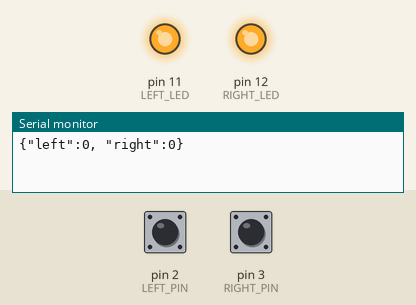
The sketch below on a simulated Arduino Uno, built with avr-gcc and run on an emulated ATmega328P. Shown: output pins drawn as LEDs (lit = HIGH), the last lines printed to the serial monitor. The test bench sets the inputs (shaded band); at power-on: pin 2 (LEFT_PIN) HIGH, pin 3 (RIGHT_PIN) HIGH.

Above: at 1.2 s.
1.3 s: pin 2 (LEFT_PIN) pulled LOW for 0.15 s
At 2.7 s:
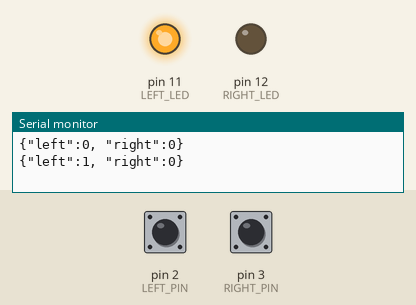
3.5 s: pin 3 (RIGHT_PIN) pulled LOW for 0.15 s
At 4.3 s:
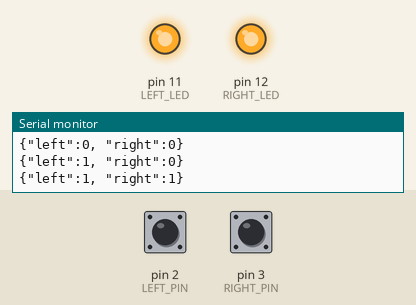
5.5 s: pin 3 (RIGHT_PIN) pulled LOW for 1 s
At 7.0 s:
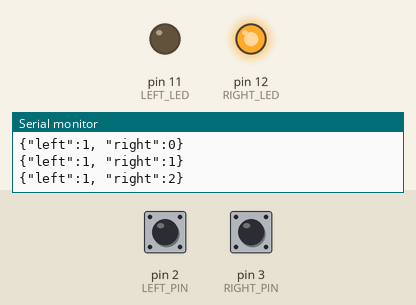
8.0 s: pin 2 (LEFT_PIN) pulled LOW for 1 s
At 8.5 s:
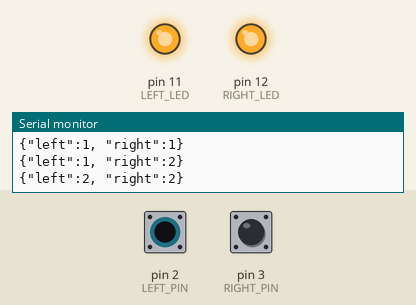
Timing chart, 0 to 11.0 s (numbered marks = the images above; inputs shaded):
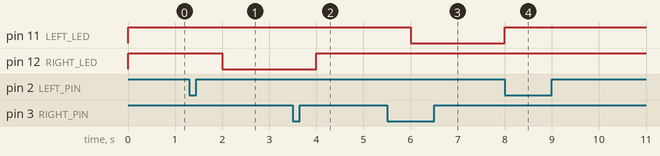

Measured:
- after the input at 1.3 s, pin 12 (RIGHT_LED): HIGH → LOW after 0.70 s
- after the input at 3.5 s, pin 12 (RIGHT_LED): LOW → HIGH after 0.50 s
- after the input at 5.5 s, pin 11 (LEFT_LED): HIGH → LOW after 0.50 s
- after the input at 8.0 s, pin 11 (LEFT_LED): LOW → HIGH at once

The sketch:

hackday.ino
```cpp
#define LEFT_PIN  2
#define RIGHT_PIN 3

#define LEFT_LED  11
#define RIGHT_LED 12

// milliseconds which must pass between button presses
// for them to count
// helps debounce the press but (with higher values)
// will stop people voting too quickly
#define MIN_TIME  1000

// volatile because we're updating in an ISR
volatile int leftMachine = 0;
volatile int rightMachine = 0;

// last button press for each side
volatile unsigned long leftTime = 0;
volatile unsigned long rightTime = 0;

volatile bool needUpdate = true;


void setup() {
	// put your setup code here, to run once:
	Serial.begin(9600);

	digitalWrite(LEFT_PIN, HIGH);
	digitalWrite(RIGHT_PIN, HIGH);

	pinMode(LEFT_LED, OUTPUT);
	pinMode(RIGHT_LED, OUTPUT);

	attachInterrupt(0, leftPinPressed, FALLING);
	attachInterrupt(1, rightPinPressed, FALLING);
}


void loop() {
	// put your main code here, to run repeatedly:
	if (needUpdate) {
		Serial.print("{\"left\":");
		Serial.print(leftMachine);
		Serial.print(", \"right\":");
		Serial.print(rightMachine);
		Serial.println("}");

		if (leftMachine > rightMachine) {
			digitalWrite(LEFT_LED, HIGH);
			digitalWrite(RIGHT_LED, LOW);
		}
		else if (leftMachine < rightMachine) {
			digitalWrite(LEFT_LED, LOW);
			digitalWrite(RIGHT_LED, HIGH);
		}
		else {
			digitalWrite(LEFT_LED, HIGH);
			digitalWrite(RIGHT_LED, HIGH);
		}
	}
	needUpdate = false;

	delay(1000);
}


void leftPinPressed() {
	if (millis() - leftTime >= MIN_TIME) {
		leftMachine++;
		leftTime = millis();
		needUpdate = true;
	}
}


void rightPinPressed() {
	if (millis() - rightTime >= MIN_TIME) {
		rightMachine++;
		rightTime = millis();
		needUpdate = true;
	}
}
```
